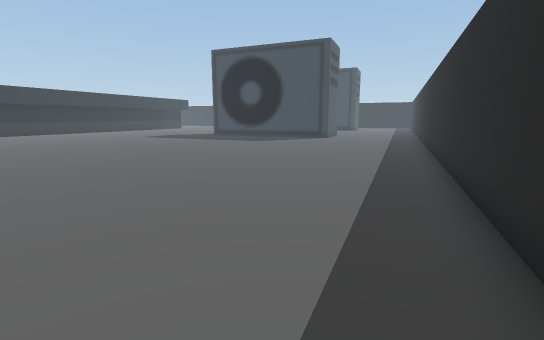
view 1 (above)

23 first-person views from a walk through a scene from a Unity 3-D project. The camera is 1.4 m above the floor, tilts 10° down and sees 85° across. The floor is counted in squares, 1 m on a side. Each view is taken from the middle of a square. On the plan, view 1 faces up. The plan holds only what a view shows up to about 14 squares ahead; the rest is blank. The place goes on beyond the plan. The player is left out.

view 2
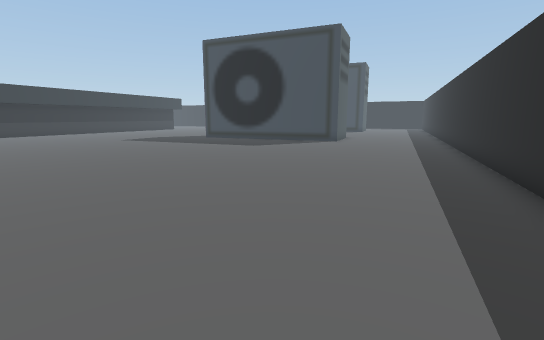

view 3
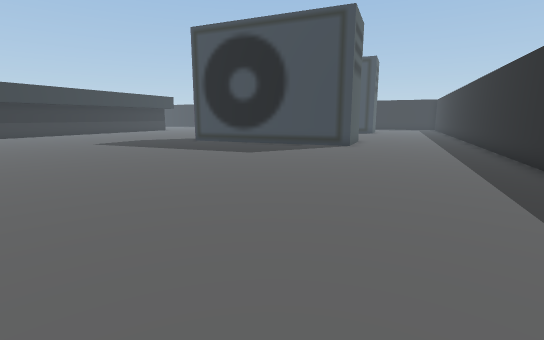

view 4
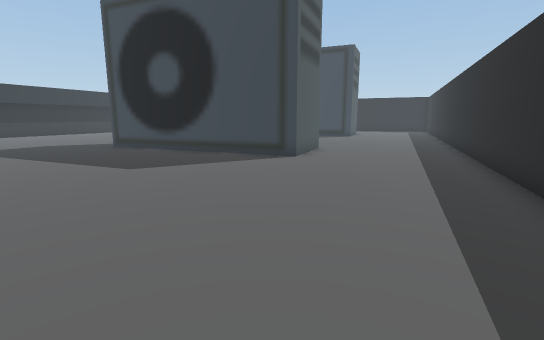

view 5
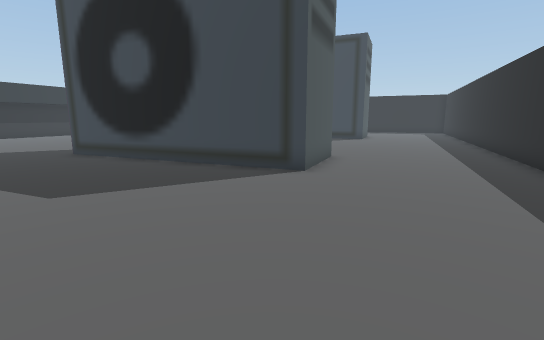

view 6
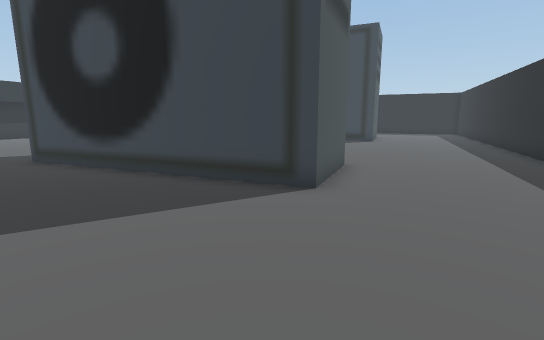

view 7
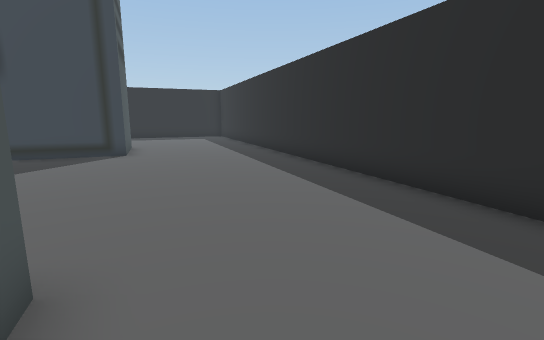

view 8
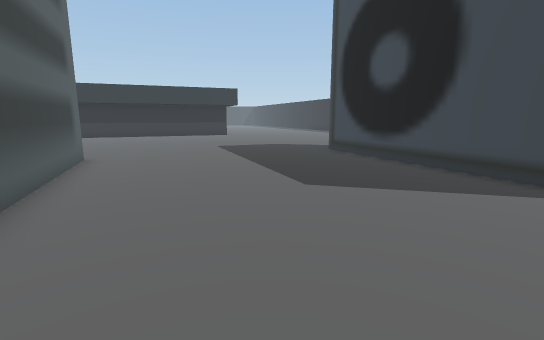

view 9
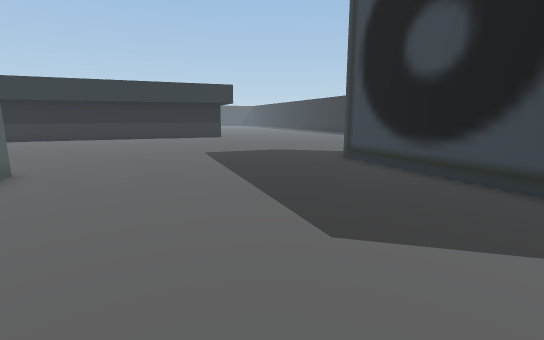

view 10
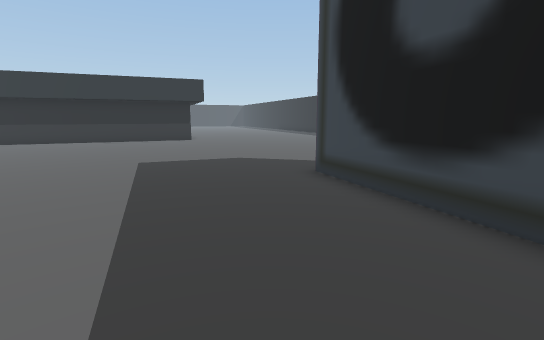

view 11
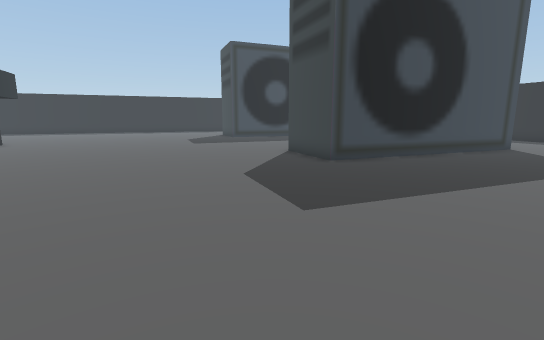

view 12
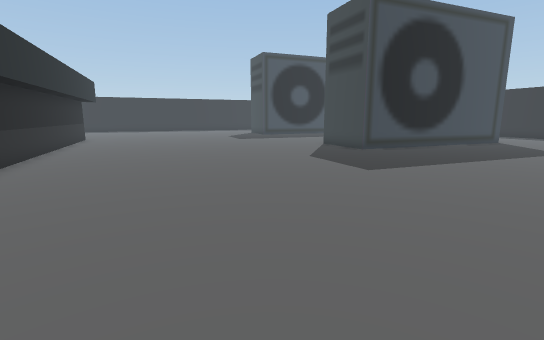

view 13
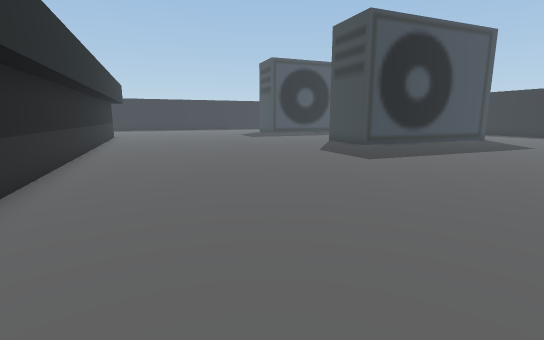

view 14
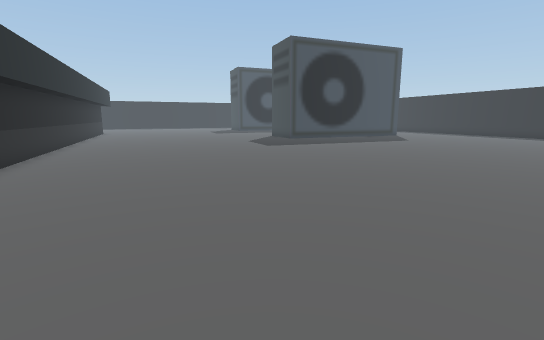

view 15
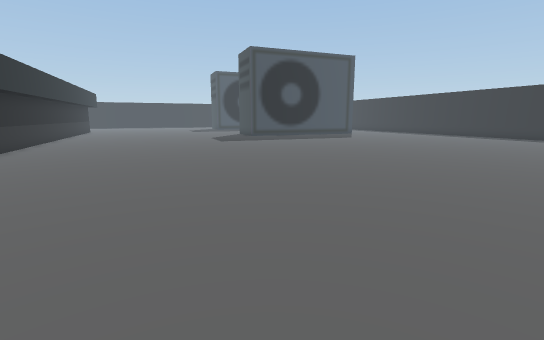

view 16
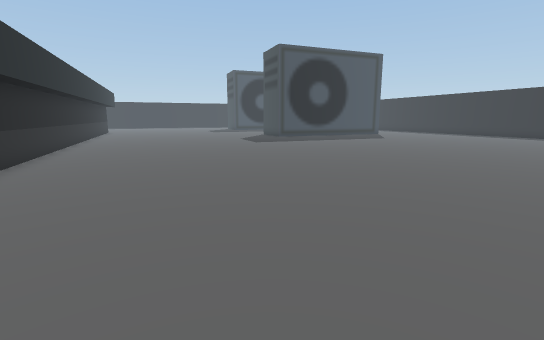

view 17
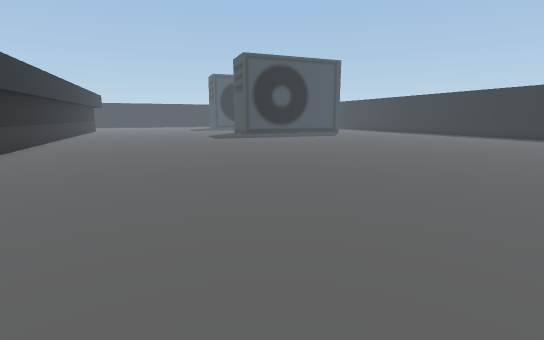

view 18
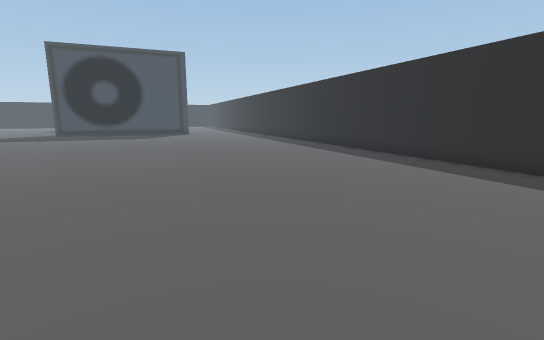

view 19
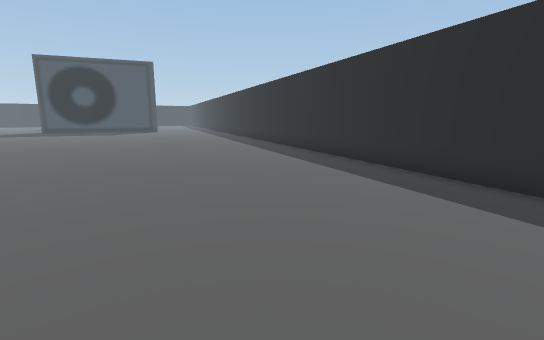

view 20
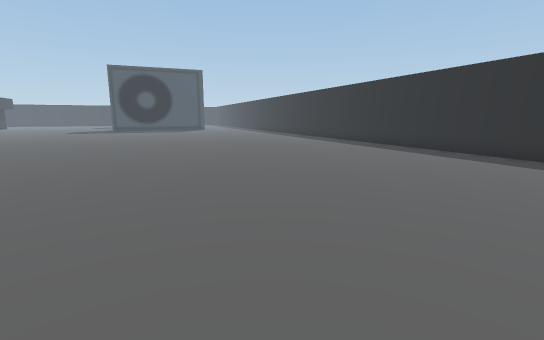

view 21
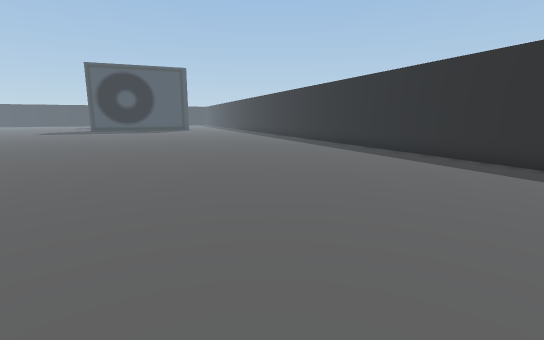

view 22
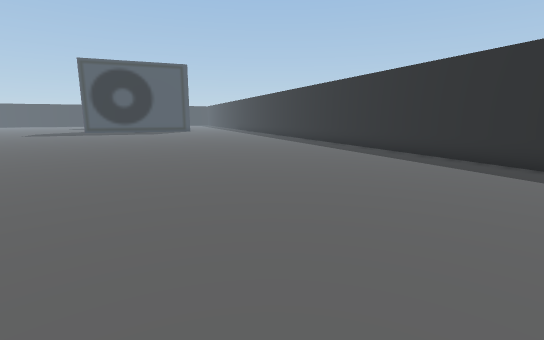

view 23
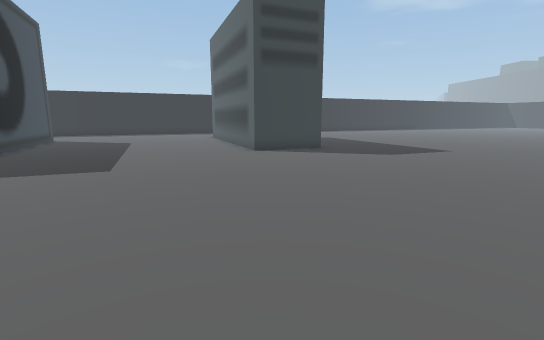

### Floor plan
Points are (right, up) in squares from view 1. A wall is a line through its corners. A room is listed if a view was taken in it or the views show most of it. See-through windows are left out.
Room 1 (views 1, 2, 3, 4, 5, 6, 7, 8, 9, 10, 11, 12, 13, 14, 15, 16, 17, 18, 19, 20, 21, 22, 23)
walls: (5.2, 23.9) (3.9, 20.8) (-4.8, 24.5) (-3.5, 27.5) (2.1, 25.2); (-14, 35.1) (-20.6, 19.6); (-2.4, -8.6) (13.5, 28.4); (10.2, 35.6) (9, 32.6) (0.2, 36.4)

Positions as (right, up) in squares from view 1, and headings:
1: (0, 0), facing up
2: (0, 3), facing up
3: (0, 6), facing up
4: (3, 10), facing up
5: (3, 13), facing up
6: (3, 15), facing up
7: (5, 21), facing up-right
8: (8, 25), facing up-left
9: (6, 27), facing up-left
10: (5, 30), facing up-left
11: (-13, 19), facing up-right
12: (-17, 18), facing up-right
13: (-19, 17), facing up-right
14: (-20, 11), facing up-right
15: (-20, 7), facing up-right
16: (-21, 9), facing up-right
17: (-21, 5), facing up-right
18: (-9, -2), facing up-right
19: (-9, -8), facing up-right
20: (-15, -9), facing up-right
21: (-13, -9), facing up-right
22: (-12, -7), facing up-right
23: (-13, 36), facing down-right
